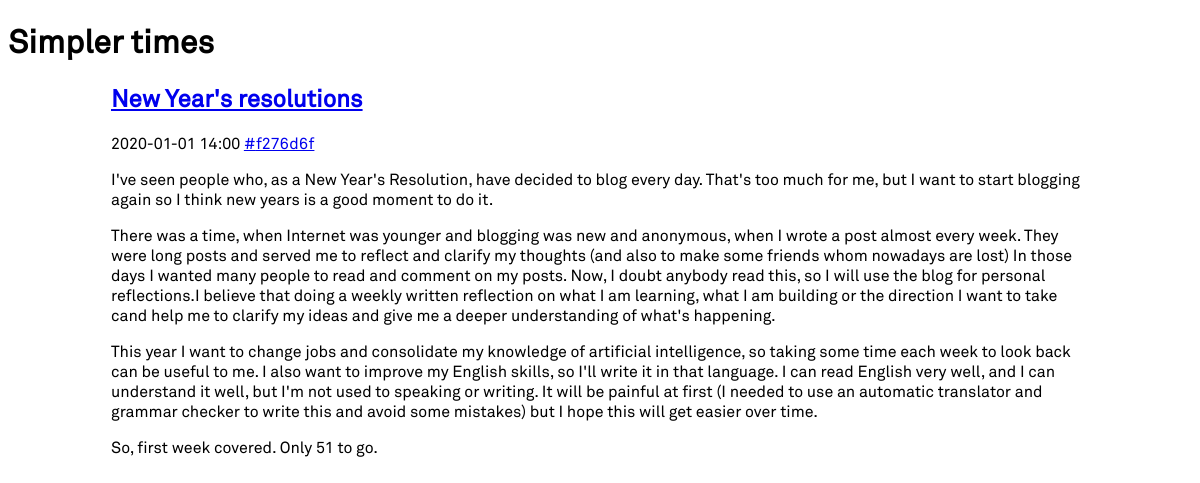
The page /post/new_years_resolution on the database its author committed.
### tables this page shows
CREATE TABLE "Posts" (
	`title`	TEXT NOT NULL,
	`creation_datetime`	TEXT NOT NULL,
	`content`	TEXT,
	`commit`	TEXT,
	`id`	INTEGER NOT NULL PRIMARY KEY AUTOINCREMENT UNIQUE,
	`friendly_name`	TEXT NOT NULL UNIQUE
);

### simplertimes/__init__.py (the view)
    @app.route('/post/<friendly_name>')
    def post(friendly_name):
        from simplertimes.posts import PostsRepository
        pr = PostsRepository(get_db())
        post = pr.by_friendly_name(friendly_name)
        if not post: return render_template('/404.html'),404
        return render_template('/standalone_post.html', post=post)

### simplertimes/db.py (called while the page is built)
def get_db():
    if 'db' not in g:
        g.db = SQLite3DB(current_app.config['DATABASE'])
    return g.db

### simplertimes/posts/post_factory.py (called while the page is built)
def value_of(field_names, row, field):
    try:
        return row[field_names.index(field)]
    except ValueError:
        return None

    @staticmethod
    def from_sqlite3_row(cursor, row):
        field = lambda x: value_of(field_names, row, x)
        field_names = list(map(lambda x:x[0], cursor.description))
        return Post(
            id = field('id'),
            friendly_name = field('friendly_name'),
            title = field('title'),
            date = field('creation_datetime'),
            content = field('content'),
            commit = field('commit'),
        )

### simplertimes/posts/posts_repository.py (called while the page is built)
    def by_friendly_name(self, friendly_name):
        cursor = self.db.query(
            '''
            SELECT * FROM Posts
            WHERE Posts.friendly_name = ?
            '''
            ,args_array=[friendly_name]
            ,one = True
            ,factory = PostFactory.from_sqlite3_row)
        return cursor

### simplertimes/sqlite3db.py (called while the page is built)
    def __db(self):
        if not self.__db_conn:
            self.__db_conn = sqlite3.connect(
                self.__db_path,
                detect_types=sqlite3.PARSE_DECLTYPES
            )
            self.__db_conn.row_factory = sqlite3.Row
        return self.__db_conn

    def close(self):
        if self.__db_conn is not None:
            self.__db_conn.close()

    def query(self, query, args_array=[], one=False, factory=sqlite3.Row):
        self.__db().row_factory = factory
        cur = self.__db().execute(query, tuple(args_array))
        if one:
            row = cur.fetchone()
        else:
            rv = cur.fetchall()
        cur.close()
        return row if one else rv

### simplertimes/templates/standalone_post.html
{% extends "base.html" %}
{% block content %}
<main>
{% include "post.html" %}
</main>
{% endblock %}

### simplertimes/templates/post.html
{% from '_helpers.html' import commit_url %}
<article>
    <h1><a href="{{ url_for('.post', friendly_name = post.friendly_name) }}">{{ post.title }}</a></h1>
    <p class="post_datetime">
        {{ post.date }}
        {{ commit_url(post.commit) }}
    </p>
    {{ post.content | safe }}
</article>

### simplertimes/templates/_helpers.html
{% macro commit_url(commit) %}
    {% if commit %}
        <a href='{{ config.REPOSITORY }}/tree/{{ commit }}'>#{{ commit }}</a>
    {% endif %}
{% endmacro %}

### simplertimes/static/style.css (style rules this page uses)
* { font-family: 'Akkurat', Arial, sans-serif; }
main { max-width: 978px; margin: 0 auto; }

### rows shown on the page
Posts: title "New Year's resolutions", date "2020-01-01 14:00", commit "f276d6f", content "I've seen people who, as a New Year's Resolution, have decided to blog every day. That's too much for me, but I want to start blogging again so I think new years is a good moment to do it. There was a time, when Internet was younger and blogging was new and anonymous, when I wrote a post almost every week. They were long posts and served me to reflect and clarify my thoughts (and also to make some friends whom nowadays are lost) In those days I wanted many people to read and comment on my posts. Now, I doubt anybody read this, so I will use the blog for personal reflections.I believe that doing a weekly written reflection on what I am learning, what I am building or the direction I want to…"
